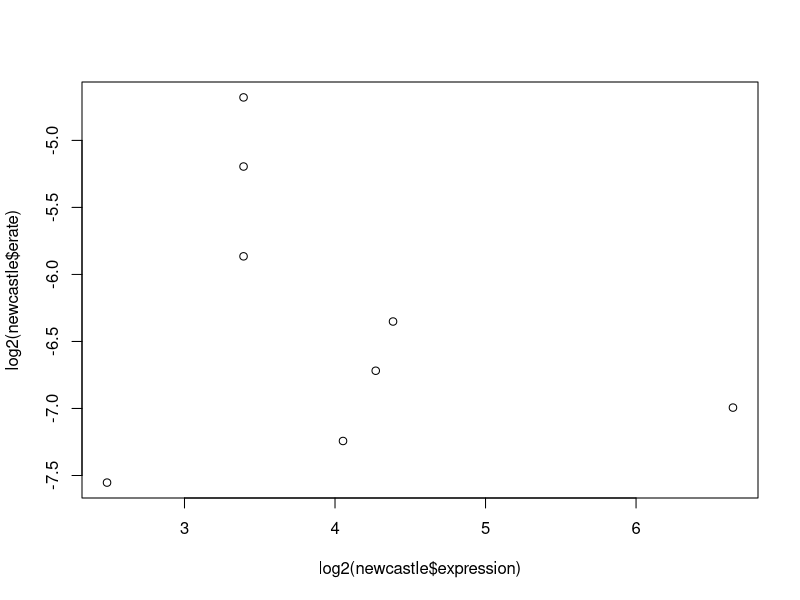

Generate this figure with R: (Note: this script raises an error after producing the figure.)
newcastle <- read.table("HPIV.txt",sep = "\t",header=T)
library(ggplot2)
library(grid)
plot(log2(newcastle$expression),log2(newcastle$erate))
cor.test(log2(newcastle$expression),log2(newcastle$erate),method = "s")
fig5e <- ggplot(newcastle,aes(log2(expression),log2(erate)))
fig5e <- fig5e + 
  geom_point(color = "#de404c")+
  my_theme2
fig5e
pdf("fig5e.pdf",useDingbats = F,width = 3.6,height = 3.6)  
grid.newpage()
pushViewport(viewport(layout=grid.layout(1,1)))
vplayout <- function(x,y)
  viewport(layout.pos.row = x,layout.pos.col = y)
print(fig5e,vp=vplayout(1,1))
dev.off()
